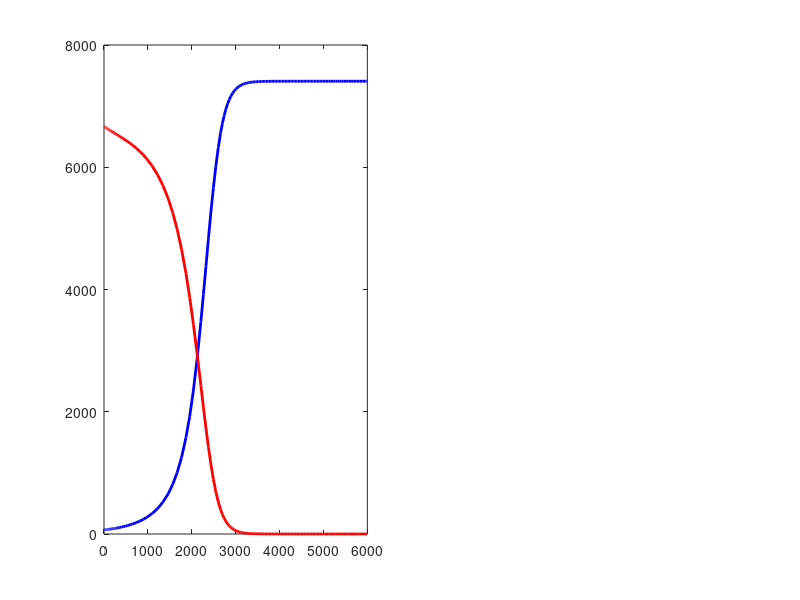

MATLAB code for this plot: (Note: this script raises an error after producing the figure.)
% 1.3 CALIBRATION ON NEANDERTHALS
% =========================================================================
clear; clc; close all;

% PHYSICAL PARAMETERS
p.P_N = 150;          % Neanderthal energetic cost (W)
p.P_H = p.P_N - 15;     % Human energetic cost (W)
p.E_tot = 1e6;        % Energía total disponible en el hábitat local (W)

% INTRINSIC GROWTH RATES
p.r_H = 0.010;        % Human growth (small value adjusted to the millenium scales from the data)
p.r_N = 0.002;        % Lower than human growth

% COMPETITION COEFFICIENTS (Cognitive niche)
p.beta_HN = 2.2;      % Resource competition H over N
p.beta_NH = 0.8;      % Resource competition N over H
p.gamma_HN = 0.0000005; % Lethality competition H over N
p.gamma_NH = 0.0000001; % Lethality competition N over H


% INITIAL CONDITIONS (First contact situation)
N0 = p.E_tot / p.P_N;   % Neanderthals start in equilibrium (the largest population sustained by the total energy available)
H0 = 0.01 * N0;     % Initial human invasion (1% of Neanderthal population)
y0 = [H0; N0];

% ODEs SYSTEM

% Definition of the function that contains system of ODEs which model the
% interactions.
% y(1) = H (Human), y(2) = N (Neanderthal)
ode_sys = @(t, y) [
    p.r_H * y(1) * (1 - (p.P_H * y(1) + p.beta_NH * p.P_N * y(2)) / p.E_tot) - p.gamma_NH * y(1) * y(2);
    p.r_N * y(2) * (1 - (p.P_N * y(2) + p.beta_HN * p.P_H * y(1)) / p.E_tot) - p.gamma_HN * y(1) * y(2)
];

% RESOLUTION WITH ode45 (up to 6000 years)
tspan = [0 6000];
[t, y] = ode45(ode_sys, tspan, y0); % solves the system
H = y(:,1); % Evolution of human population
N = y(:,2); % Evolution of Neanderthal population

% EXTINCTION TIME
% We define "extintion" as the moment when N drops below 1% of the original
extinction_idx = find(N < 0.01*N0, 1); % Find the first index where the previous condition is met

% According to extinction happening or not, we define two possible
% outcomes:
if isempty(extinction_idx)
    fprintf('The Neanderthal population hasn´t extinguished inside the established time range (%.0f years).\n', tspan(2));
    extinction_time = NaN;
else
    extinction_time = t(extinction_idx);
    fprintf('Neanderthal population extinction time: %.0f years.\n', extinction_time);
end
fprintf('Coexistence range: 1400 - 5400 years.\n'); % Extracted from the data

% GRAPH 1: EVOLUTION OVER TIME

% We plot two curves representing the evolution over time of both
% populations with a vertical line to place exactly the moment of
% extinction
figure('Color', 'w', 'Position', [100, 100, 1000, 400]);
subplot(1,2,1);
plot(t, H, 'b-', 'LineWidth', 2); hold on;
plot(t, N, 'r-', 'LineWidth', 2);

if ~isnan(extinction_time)
    xline(extinction_time, 'k--', 'LineWidth', 1.5);
    text(extinction_time + 100, N0*0.5, sprintf('Extinction: %.0f years', extinction_time), 'FontWeight', 'bold');
end

xlabel('Time (Years)'); ylabel('Population');
title('Competitive Exclusion Dynamic');
legend('Humans (H)', 'Neanderthals (N)', 'Location', 'best');
grid on;

% GRAPH 2: PHASE-SPACE DIAGRAM

% To visualize the system's global dynamics, the phase-space diagram was generated by computing a directional vector field
% over a discrete grid of population states. Using a mesh grid, we defined a matrix of human and Neanderthal population
% coordinates. For each coordinate pair, the instantaneous rates of change were evaluated iteratively through our coupled ODE
% system to determine the ecosystem's local trajectory. The resulting directional vectors were then normalized to a uniform
% length to prevent visual distortion from extreme magnitude variations
subplot(1,2,2);
plot(H, N, 'k-', 'LineWidth', 2); hold on;
plot(H(1), N(1), 'go', 'MarkerSize', 8, 'MarkerFaceColor', 'g'); % Start
plot(H(end), N(end), 'ro', 'MarkerSize', 8, 'MarkerFaceColor', 'r'); % Finish

% DIRECTION FIELDS VECTOR (QUIVER PLOT)
h_vals = linspace(0, max(H)*1.1, 15);
n_vals = linspace(0, max(N)*1.1, 15);
[H_grid, N_grid] = meshgrid(h_vals, n_vals);
dH_grid = zeros(size(H_grid)); dN_grid = zeros(size(N_grid));

for i = 1:numel(H_grid)
    dy = ode_sys(0, [H_grid(i); N_grid(i)]);
    dH_grid(i) = dy(1); dN_grid(i) = dy(2);
end

L = sqrt(dH_grid.^2 + dN_grid.^2);
L(L==0) = 1; % avoid dividing by 0
quiver(H_grid, N_grid, dH_grid./L, dN_grid./L, 0.5, 'Color', [0.5 0.5 0.5]);

xlabel('Human Population (H)'); ylabel('Neanderthal Population (N)');
title('Phase-Space Diagram');

set(gcf, 'Color', 'w');

% FIRST GRAPH
subplot(1, 2, 1);
set(gca, 'Color', 'w', 'XColor', 'k', 'YColor', 'k', 'GridColor', 'k');
title('Competitive Exclusion Dynamic', 'Color', 'k');
xlabel('Time (Years)', 'Color', 'k');
ylabel('Population', 'Color', 'k');
legend('Humans (H)', 'Neanderthals (N)', 'Color', 'w', 'TextColor', 'k');

% SECOND GRAPH
subplot(1, 2, 2);
set(gca, 'Color', 'w', 'XColor', 'k', 'YColor', 'k', 'GridColor', 'k');
title('Phase-Space Diagram', 'Color', 'k');
xlabel('Human Population (H)', 'Color', 'k');
ylabel('Neanderthal Population (N)', 'Color', 'k');

grid on;
